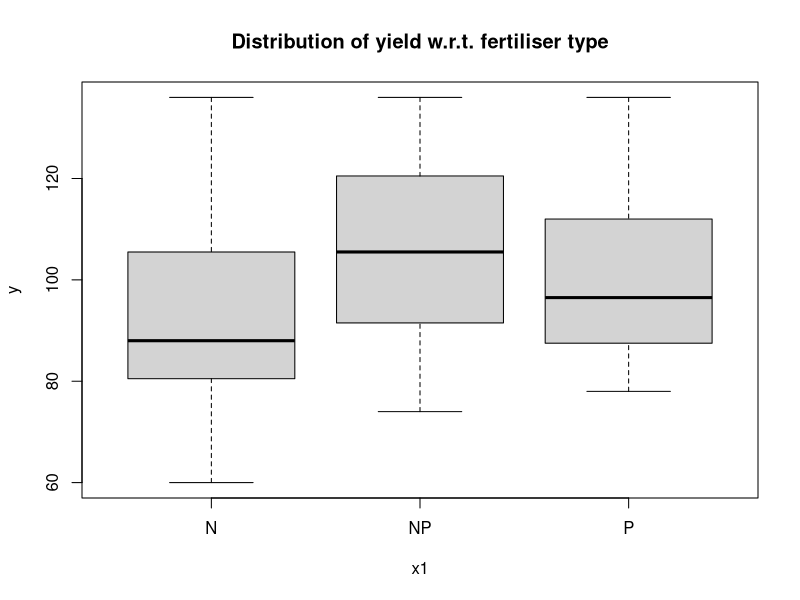
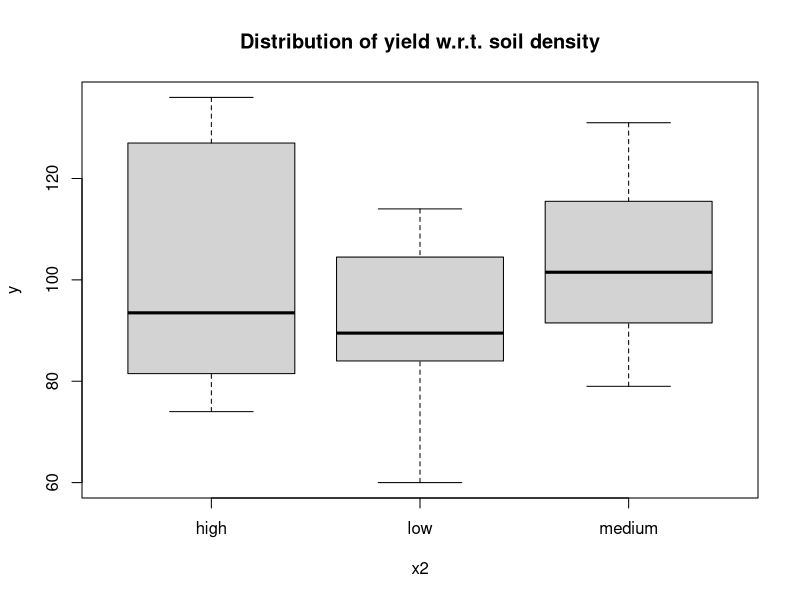
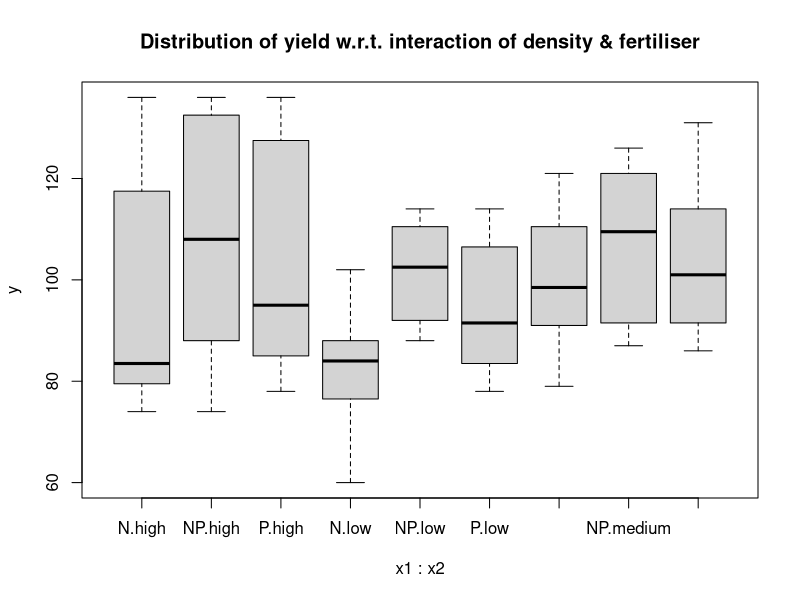

R code for these plots, in order:
setwd("~/Documents/Study/computerScience/programming/r/data/")
# DATA SET
myData = read.csv("cropYield.csv")
head(myData)
summary(myData)
x1 = myData$fertilizer
x2 = myData$density
y = myData$yield
myData = data.frame(x1, x2, y)
head(myData)

# HYPOTHESES
#' H_0: There is no difference in the means of fertilisers
#' H_1: Means are not equal with respect to fertiliser
#
#' H_0: There is no difference in the means of densities
#' H_1: Means are not equal with respect to density
#
#' H_0: There is no difference in the means of the interactions between density and fertiliser
#' H_1: There is difference in the means of the interactions between density and fertiliser
#
#' Significance level = 0.05
#
# VISUALISING DISTRIBUTION OF YIELD W.R.T. FACTORS
boxplot(y~x1, main = "Distribution of yield w.r.t. fertiliser type")
boxplot(y~x2, main = "Distribution of yield w.r.t. soil density")
boxplot(y~x1:x2, main = "Distribution of yield w.r.t. interaction of density & fertiliser")

# ANOVA
model = aov(y~x1+x2+x1:x2)
# x1:x2 denotes all the interactions of the levels of x1 and x2.
summary(model)

# POST-HOC ANALYSIS
library(multcompView)
model = aov(y~x1)
TukeyHSD(model)
